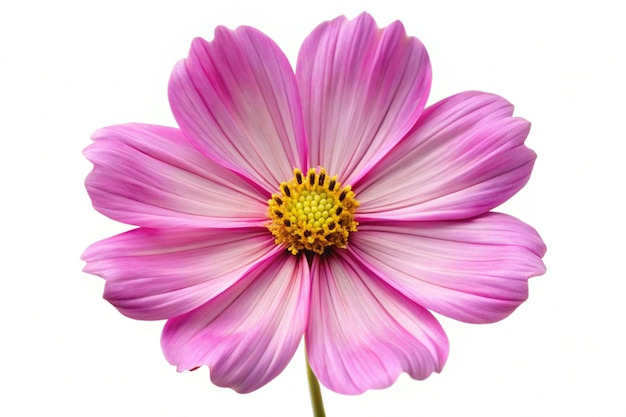
#> input picture img/flor.jpeg, 626 x 417 px, found by its file name
$ python gauss_01.py
#> lines starting #> are read from the running program, lines starting #| are printed output that depends on the picture
import cv2
import numpy as np

imagen = cv2.imread('img/flor.jpeg')
#> imagen is the input picture: shape (417, 626, 3); mean B, G, R 215.1, 192.1, 234.1

#suavizado gaussiano
gauss = cv2.GaussianBlur(imagen,(5,5),3)
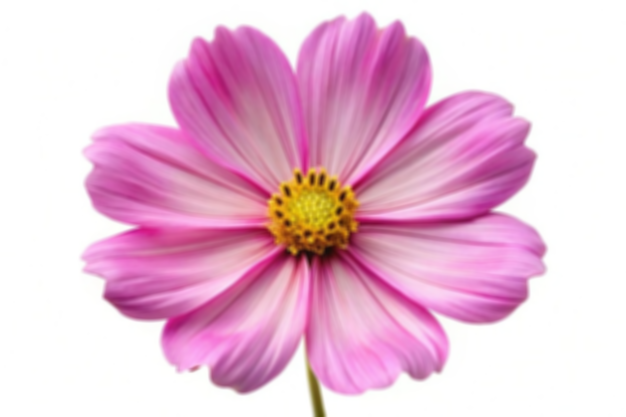
#> gauss: shape (417, 626, 3); mean B, G, R 215.1, 192.1, 234.2
cv2.imshow('gauss',gauss)

cv2.imshow('Gauss', gauss)
cv2.waitKey(0)
